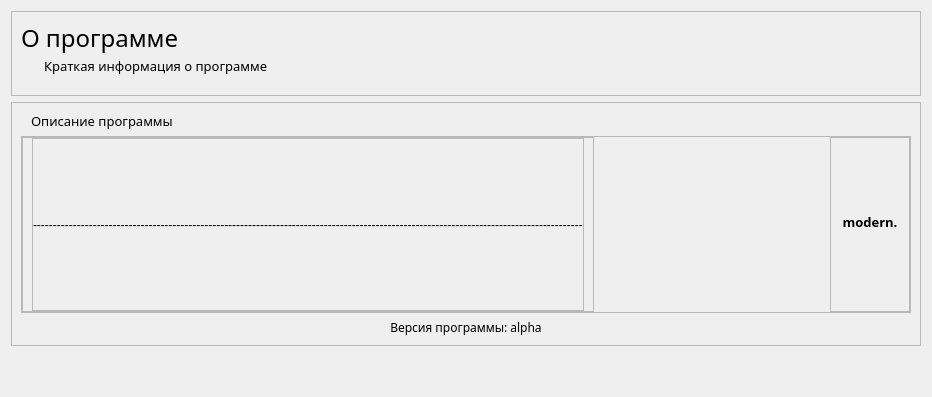
      <widget class="QWidget" name="help_page">
       <layout class="QVBoxLayout" name="verticalLayout_47">
        <item>
         <widget class="QFrame" name="frame_27">
          <property name="frameShape">
           <enum>QFrame::StyledPanel</enum>
          </property>
          <property name="frameShadow">
           <enum>QFrame::Raised</enum>
          </property>
          <layout class="QVBoxLayout" name="verticalLayout_46">
           <property name="spacing">
            <number>2</number>
           </property>
           <item>
            <layout class="QHBoxLayout" name="horizontalLayout_38">
             <item>
              <widget class="QLabel" name="about_program_title">
               <property name="font">
                <font>
                 <family>Bahnschrift Light</family>
                 <pointsize>18</pointsize>
                </font>
               </property>
               <property name="text">
                <string>О программе</string>
               </property>
              </widget>
             </item>
            </layout>
           </item>
           <item>
            <layout class="QHBoxLayout" name="horizontalLayout_39">
             <property name="leftMargin">
              <number>23</number>
             </property>
             <property name="bottomMargin">
              <number>11</number>
             </property>
             <item>
              <widget class="QLabel" name="about_program_subtitle">
               <property name="font">
                <font>
                 <family>Bahnschrift Light</family>
                 <pointsize>10</pointsize>
                </font>
               </property>
               <property name="text">
                <string>Краткая информация о программе</string>
               </property>
              </widget>
             </item>
            </layout>
           </item>
          </layout>
         </widget>
        </item>
        <item>
         <widget class="QFrame" name="about_program_frame">
          <property name="frameShape">
           <enum>QFrame::StyledPanel</enum>
          </property>
          <property name="frameShadow">
           <enum>QFrame::Raised</enum>
          </property>
          <layout class="QVBoxLayout" name="verticalLayout_48">
           <item>
            <layout class="QHBoxLayout" name="horizontalLayout_34">
             <property name="leftMargin">
              <number>10</number>
             </property>
             <property name="rightMargin">
              <number>0</number>
             </property>
             <property name="bottomMargin">
              <number>0</number>
             </property>
             <item>
              <widget class="QLabel" name="description_program_title">
               <property name="font">
                <font>
                 <family>Bahnschrift Light</family>
                 <pointsize>10</pointsize>
                </font>
               </property>
               <property name="text">
                <string>Описание программы</string>
               </property>
              </widget>
             </item>
            </layout>
           </item>
           <item>
            <widget class="QFrame" name="frame_28">
             <property name="frameShape">
              <enum>QFrame::StyledPanel</enum>
             </property>
             <property name="frameShadow">
              <enum>QFrame::Raised</enum>
             </property>
             <layout class="QHBoxLayout" name="horizontalLayout_37">
              <property name="spacing">
               <number>0</number>
              </property>
              <property name="leftMargin">
               <number>0</number>
              </property>
              <property name="topMargin">
               <number>0</number>
              </property>
              <property name="rightMargin">
               <number>0</number>
              </property>
              <property name="bottomMargin">
               <number>0</number>
              </property>
              <item>
               <widget class="QFrame" name="frame_26">
                <property name="frameShape">
                 <enum>QFrame::StyledPanel</enum>
                </property>
                <property name="frameShadow">
                 <enum>QFrame::Raised</enum>
                </property>
                <layout class="QVBoxLayout" name="verticalLayout_45">
                 <property name="topMargin">
                  <number>0</number>
                 </property>
                 <property name="rightMargin">
                  <number>9</number>
                 </property>
                 <property name="bottomMargin">
                  <number>0</number>
                 </property>
                 <item>
                  <widget class="QFrame" name="frame_25">
                   <property name="frameShape">
                    <enum>QFrame::StyledPanel</enum>
                   </property>
                   <property name="frameShadow">
                    <enum>QFrame::Raised</enum>
                   </property>
                   <layout class="QVBoxLayout" name="verticalLayout_42">
                    <property name="spacing">
                     <number>5</number>
                    </property>
                    <property name="leftMargin">
                     <number>0</number>
                    </property>
                    <property name="topMargin">
                     <number>0</number>
                    </property>
                    <property name="rightMargin">
                     <number>0</number>
                    </property>
                    <property name="bottomMargin">
                     <number>0</number>
                    </property>
                    <item>
                     <layout class="QHBoxLayout" name="horizontalLayout_35">
                      <item>
                       <widget class="QLabel" name="description_program">
                        <property name="minimumSize">
                         <size>
                          <width>0</width>
                          <height>171</height>
                         </size>
                        </property>
                        <property name="maximumSize">
                         <size>
                          <width>16777215</width>
                          <height>171</height>
                         </size>
                        </property>
                        <property name="text">
                         <string>------------------------------------------------------------------------------------------------------------------------------------------</string>
                        </property>
                       </widget>
                      </item>
                     </layout>
                    </item>
                   </layout>
                  </widget>
                 </item>
                </layout>
               </widget>
              </item>
              <item>
               <spacer name="horizontalSpacer_3">
                <property name="orientation">
                 <enum>Qt::Horizontal</enum>
                </property>
                <property name="sizeHint" stdset="0">
                 <size>
                  <width>236</width>
                  <height>20</height>
                 </size>
                </property>
               </spacer>
              </item>
              <item>
               <widget class="QFrame" name="frame_24">
                <property name="frameShape">
                 <enum>QFrame::StyledPanel</enum>
                </property>
                <property name="frameShadow">
                 <enum>QFrame::Raised</enum>
                </property>
                <layout class="QVBoxLayout" name="verticalLayout_41">
                 <item>
                  <layout class="QHBoxLayout" name="horizontalLayout_32">
                   <item>
                    <widget class="QLabel" name="developers_icon">
                     <property name="minimumSize">
                      <size>
                       <width>60</width>
                       <height>60</height>
                      </size>
                     </property>
                     <property name="maximumSize">
                      <size>
                       <width>60</width>
                       <height>60</height>
                      </size>
                     </property>
                     <property name="text">
                      <string/>
                     </property>
                     <property name="pixmap">
                      <pixmap>../icons/mammoth_icon.svg</pixmap>
                     </property>
                     <property name="scaledContents">
                      <bool>true</bool>
                     </property>
                    </widget>
                   </item>
                  </layout>
                 </item>
                 <item>
                  <layout class="QHBoxLayout" name="horizontalLayout_33">
                   <item>
                    <widget class="QLabel" name="developers_name">
                     <property name="font">
                      <font>
                       <family>Bahnschrift Light</family>
                       <pointsize>10</pointsize>
                       <weight>75</weight>
                       <bold>true</bold>
                      </font>
                     </property>
                     <property name="text">
                      <string>modern.</string>
                     </property>
                     <property name="alignment">
                      <set>Qt::AlignCenter</set>
                     </property>
                    </widget>
                   </item>
                  </layout>
                 </item>
                 <item>
                  <spacer name="verticalSpacer_10">
                   <property name="orientation">
                    <enum>Qt::Vertical</enum>
                   </property>
                   <property name="sizeHint" stdset="0">
                    <size>
                     <width>20</width>
                     <height>40</height>
                    </size>
                   </property>
                  </spacer>
                 </item>
                </layout>
               </widget>
              </item>
             </layout>
            </widget>
           </item>
           <item>
            <widget class="QLabel" name="program_version">
             <property name="font">
              <font>
               <family>Bahnschrift Light</family>
              </font>
             </property>
             <property name="text">
              <string>Версия программы: alpha</string>
             </property>
             <property name="alignment">
              <set>Qt::AlignCenter</set>
             </property>
            </widget>
           </item>
          </layout>
         </widget>
        </item>
        <item>
         <layout class="QHBoxLayout" name="horizontalLayout_36">
          <property name="topMargin">
           <number>0</number>
          </property>
         </layout>
        </item>
        <item>
         <spacer name="verticalSpacer_11">
          <property name="orientation">
           <enum>Qt::Vertical</enum>
          </property>
          <property name="sizeHint" stdset="0">
           <size>
            <width>20</width>
            <height>40</height>
           </size>
          </property>
         </spacer>
        </item>
       </layout>
      </widget>
